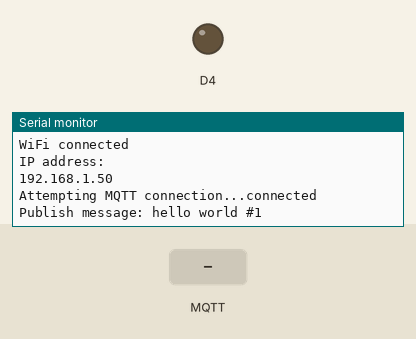
This sketch was run on a simulated ESP8266 (NodeMCU). On the bench: output pins drawn as LEDs (lit = HIGH), the last lines printed to the serial monitor. The test bench sets the inputs (shaded band). WiFi joins after 1.5 s; servers stay silent unless stated; no MQTT or app messages arrive unless stated.

Above: at 2.7 s.
2.8 s: MQTT message "1" arrives on the first subscribed topic
At 3.4 s:
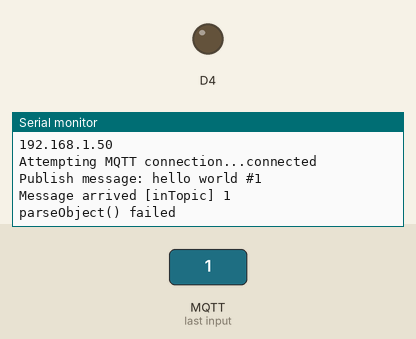
4.3 s: MQTT message "on" arrives on the first subscribed topic
At 5.5 s:
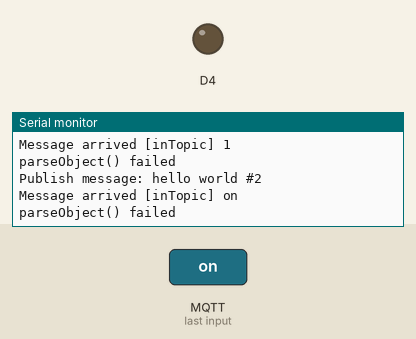
5.8 s: MQTT message "off" arrives on the first subscribed topic
At 5.96 s:
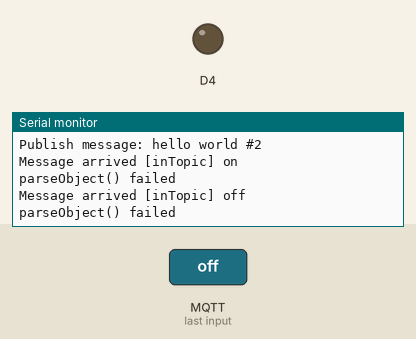
Timing chart, 0 to 8.8 s (numbered marks = the images above; inputs shaded):
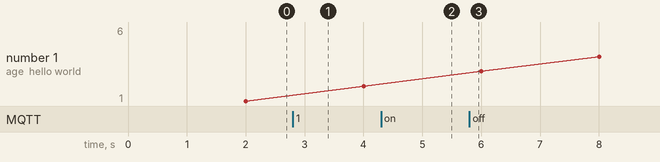

The sketch:

sketch_mar27a.ino
```cpp
#include <ESP8266WiFi.h>
#include <PubSubClient.h>
#include <ArduinoJson.h>
#include <String.h>

int pinLed = D6;
const char* ssid = "iPhone de R. DELFOSSE";
const char* password = "987654321";
const char* mqtt_server = "m23.cloudmqtt.com";

WiFiClient espClient;
PubSubClient client(espClient);
long lastMsg = 0;
char msg[50];
int value = 0;

void setup_wifi() {
  delay(10);
  // We start by connecting to a WiFi network
  Serial.println();
  Serial.print("Connecting to ");
  Serial.println(ssid);
  WiFi.begin(ssid, password);
  while (WiFi.status() != WL_CONNECTED) {
    delay(500);
    Serial.print(".");
  }
  Serial.println("");
  Serial.println("WiFi connected");
  Serial.println("IP address: ");
  Serial.println(WiFi.localIP());
}

void setup() {
  pinMode(BUILTIN_LED, OUTPUT);     // Initialize the BUILTIN_LED pin as an output
  Serial.begin(115200);
  setup_wifi();
  client.setServer(mqtt_server, 16622);
  client.setCallback(callback);
}

void callback(char* topic, byte* payload, unsigned int length) {
  StaticJsonBuffer<200> jsonBuffer;
  String ttt = "";
  String res = "";
  Serial.print("Message arrived [");
  Serial.print(topic);
  Serial.print("] ");
  for (int i = 0; i < length; i++) {
    ttt = String((char)payload[i]);
    res = String(res + ttt);

  }
  Serial.print(res);
  Serial.println();

  // Parsing JSON
  JsonObject& root = jsonBuffer.parseObject(res);
  // Test if parsing succeeds
  if (!root.success()) {
    Serial.println("parseObject() failed");
    return;
  }
  const char* user = root["user"];
  String ledIsOn = root["ledIsOn"];

  // Print values
  Serial.println(user);
  Serial.println(ledIsOn);

  // Switch on the LED if ledIsOn equals 1
  if (ledIsOn == (String)'1') {
    digitalWrite(BUILTIN_LED, HIGH);   // Turn the LED on (Note that LOW is the voltage level
  } else {
    digitalWrite(BUILTIN_LED, LOW);  // Turn the LED off by making the voltage HIGH
  }

}

void reconnect() {
  // Loop until we're reconnected
  while (!client.connected()) {
    Serial.print("Attempting MQTT connection...");
    // Attempt to connect
    if (client.connect("SampleID1", "hfcqvtku", "jIQkKsuYwaUu")) {
      Serial.println("connected");
      // Once connected, publish an announcement...
      client.publish("outTopic", "hello world");
      // ... and resubscribe
      client.subscribe("inTopic");
    } else {
      Serial.print("failed, rc=");
      Serial.print(client.state());
      Serial.println(" try again in 5 seconds");
      // Wait 5 seconds before retrying
      delay(5000);
    }
  }
}
void loop() {

  if (!client.connected()) {
    reconnect();
  }
  client.loop();

  long now = millis();
  if (now - lastMsg > 2000) {
    lastMsg = now;
    ++value;
    snprintf (msg, 75, "hello world #%ld", value);
    Serial.print("Publish message: ");
    Serial.println(msg);
    client.publish("outTopic", msg);
  }
}
```

Measured:
- after the input at 2.8 s, the serial monitor: prints a new line at once (image 1)
- after the input at 4.3 s, the serial monitor: prints a new line at once (image 2)
- after the input at 5.8 s, the serial monitor: prints a new line at once (image 3)
